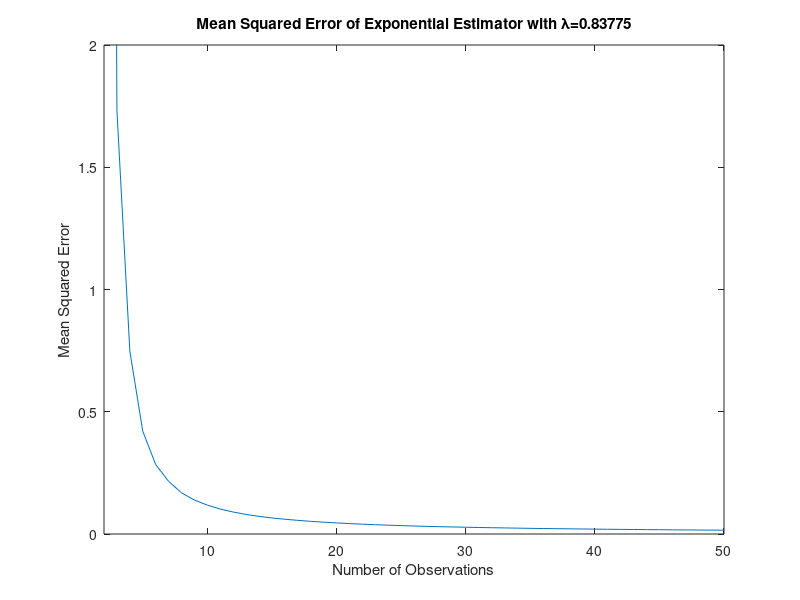
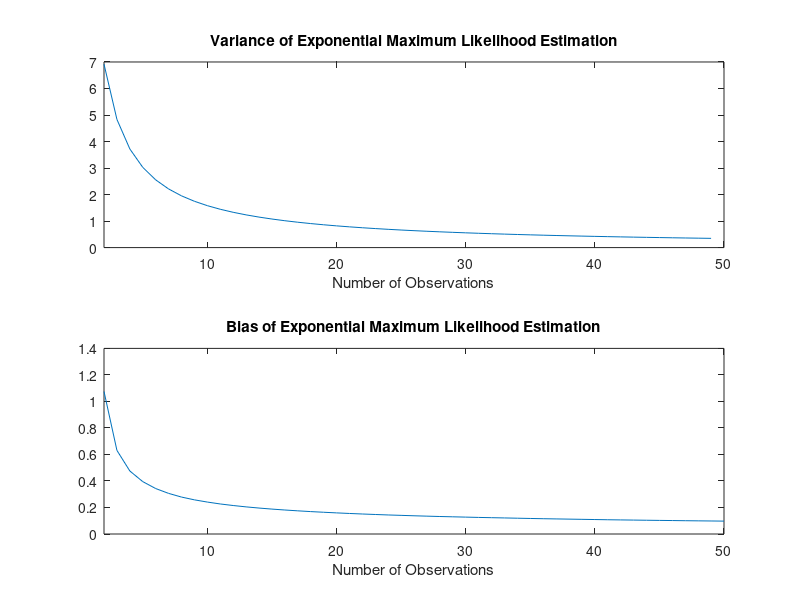
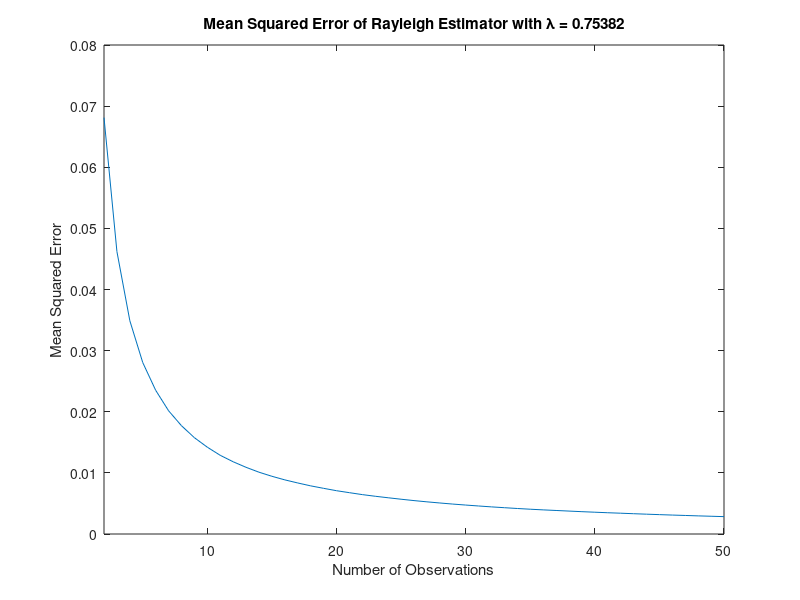
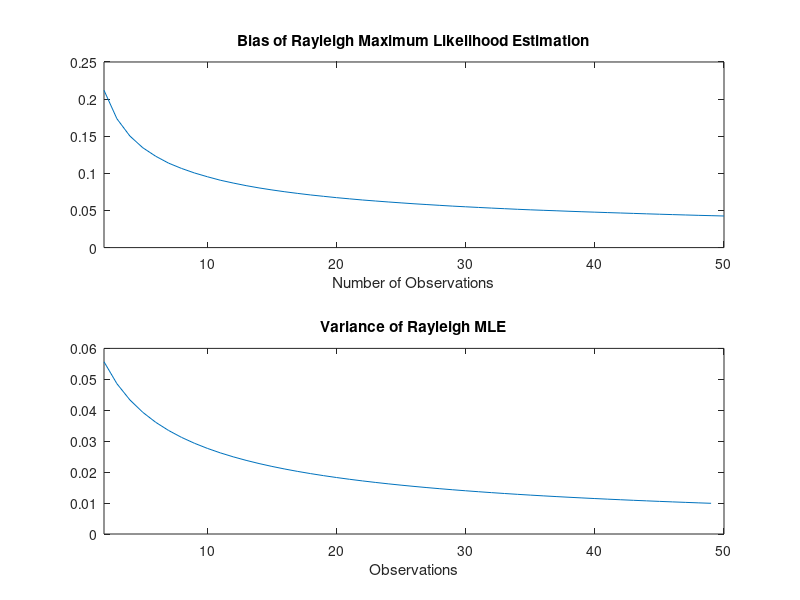

Recreate these plots in MATLAB, in order. (Note: this script raises an error after producing the figures.)
%% Stochastics Project #2
% Omar Thenmalai
num_observations = 50;
num_iterations = 100000;
observation_vector = 2:1:num_observations;

%% Part 2: Exponential Distribution Estimator
lambda = rand(); % Generate a random lambda
data = exprnd(1/lambda, [num_iterations, num_observations]); % Generate the data using 1/lambda
sumdata = cumsum(data, 2); % Use the cumulative sum to vectorize the summation
sumdata(:, 1) = []; % Only start consideration from the second observation
mle_exponential = observation_vector ./ sumdata; % Get the exponential MLE estimate
mse_exponential = mean((lambda - mle_exponential) .^2, 1); % Get the MSE of the estimate


% Plotting MSE of the exponential distribution estimator
figure;
plot(observation_vector, mse_exponential);
title(['Mean Squared Error of Exponential Estimator with \lambda=',num2str(lambda)]);
ylabel('Mean Squared Error');
xlabel('Number of Observations');
xlim([2 num_observations])
ylim([0 2])

% Plotting the exponential distribution estimator variance
figure;
subplot(2, 1, 1);
variance = zeros([1, num_observations-2]); % Create a zero vector for the variance
for observation_number = 2:1:num_observations-1
    variance(1, observation_number-1) = mean(var(mle_exponential(:, 1:observation_number))); % Take the cumulative variance of the MLEs as more data is observed
end
plot(observation_vector(1:end-1), variance);
xlim([2 num_observations])
title('Variance of Exponential Maximum Likelihood Estimation')
xlabel('Number of Observations');

% Plotting the exponential distribution estimator bias
bias = mean(abs(lambda-mle_exponential), 1); % bias is the mean of the absolute value of the difference between lambda and the estimates
subplot(2,1,2);
plot(observation_vector, bias);
xlim([2, num_observations]);
title('Bias of Exponential Maximum Likelihood Estimation')
xlabel('Number of Observations');


%% Part 2: Rayleigh Distribution Estimator
close all;

lambda = rand();
data = raylrnd(lambda, [num_iterations, num_observations]); % Generate the data for the Rayleigh MLE
sumdata = cumsum(data .^2 / 2, 2); % Create a vector for the summation
sumdata(:,1) = []; % Start from the second observation
mle_rayleigh = sqrt(sumdata ./ observation_vector); % Get the Rayleigh MLE 
mse_rayleigh = mean((lambda-mle_rayleigh).^2, 1); % Get the MSE of the estimates

% Plotting the MSE of the Rayleigh distribution estimator
figure;
plot(observation_vector,mse_rayleigh);
title(['Mean Squared Error of Rayleigh Estimator with \lambda = ',num2str(lambda)]);
ylabel('Mean Squared Error');
xlabel('Number of Observations');
xlim([2 num_observations]);

% Plotting bias of Rayleigh MLE
figure;
subplot(2,1,1);
bias = mean(abs(lambda-mle_rayleigh), 1); % bias is the mean of the absolute value of the difference between lambda and the estimates
plot(observation_vector, bias);
xlim([2, num_observations]);
title('Bias of Rayleigh Maximum Likelihood Estimation')
xlabel('Number of Observations');

% Plotting variance of Rayleigh MLE
subplot(2,1,2)
variance = zeros([1, num_observations-2]);
for observation_num = 2:1:num_observations-1
   variance(1,observation_num-1) = mean(var(mle_rayleigh(:,1:observation_num))); % Take the cumulative variance of the MLEs as more data is observed
end
plot(observation_vector(1:length(observation_vector)-1), variance);
xlim([2, num_observations]);
title('Variance of Rayleigh MLE')
xlabel('Observations');


%% Part 3: Max-likelihood estimate of parameter for exponential and Rayleigh distributions
load data.mat; % Load the data for the original distribution

observation_vector = 1:1:length(data); 
mle_exponential = observation_vector ./ cumsum(data); % Exponential MLE based on the data
mle_rayleigh = sqrt(cumsum(data.^2 / 2)./observation_vector); %Rayleigh MLE based on the data

% Plotting the data
figure;
subplot(3,1,1);
histogram(data); % Plot the histogram of the original data
title('Distribution of Data');
ylabel('Number of Occurences');

% Plot of the exponential distribution;
subplot(3,1,2);
histogram(exprnd(mle_exponential(length(data)),size(data))); % Plot the histogram of the exponential MLE
title('Distribution of Exponential Estimate');
ylabel('Number of Occurences');


% Plotting of the Rayleigh distribution
subplot(3,1,3)
histogram(raylrnd(mle_rayleigh(length(data)),size(data))); % Plot the histogram of the Rayleigh MLE
title('Distribution of Rayleigh Estimate');
ylabel('Number of Occurences');


% The given data was generated using a Rayleigh distribution.

% The given data was used to find an exponential MLE and a Rayleigh MLE. 
% These estimates were then put back into their respective Matlab
% distribution. 

% When plotted and compared to the plots of the original data, the Rayleigh
% distribution seems to match the original data better than the the
% exponential distribution.